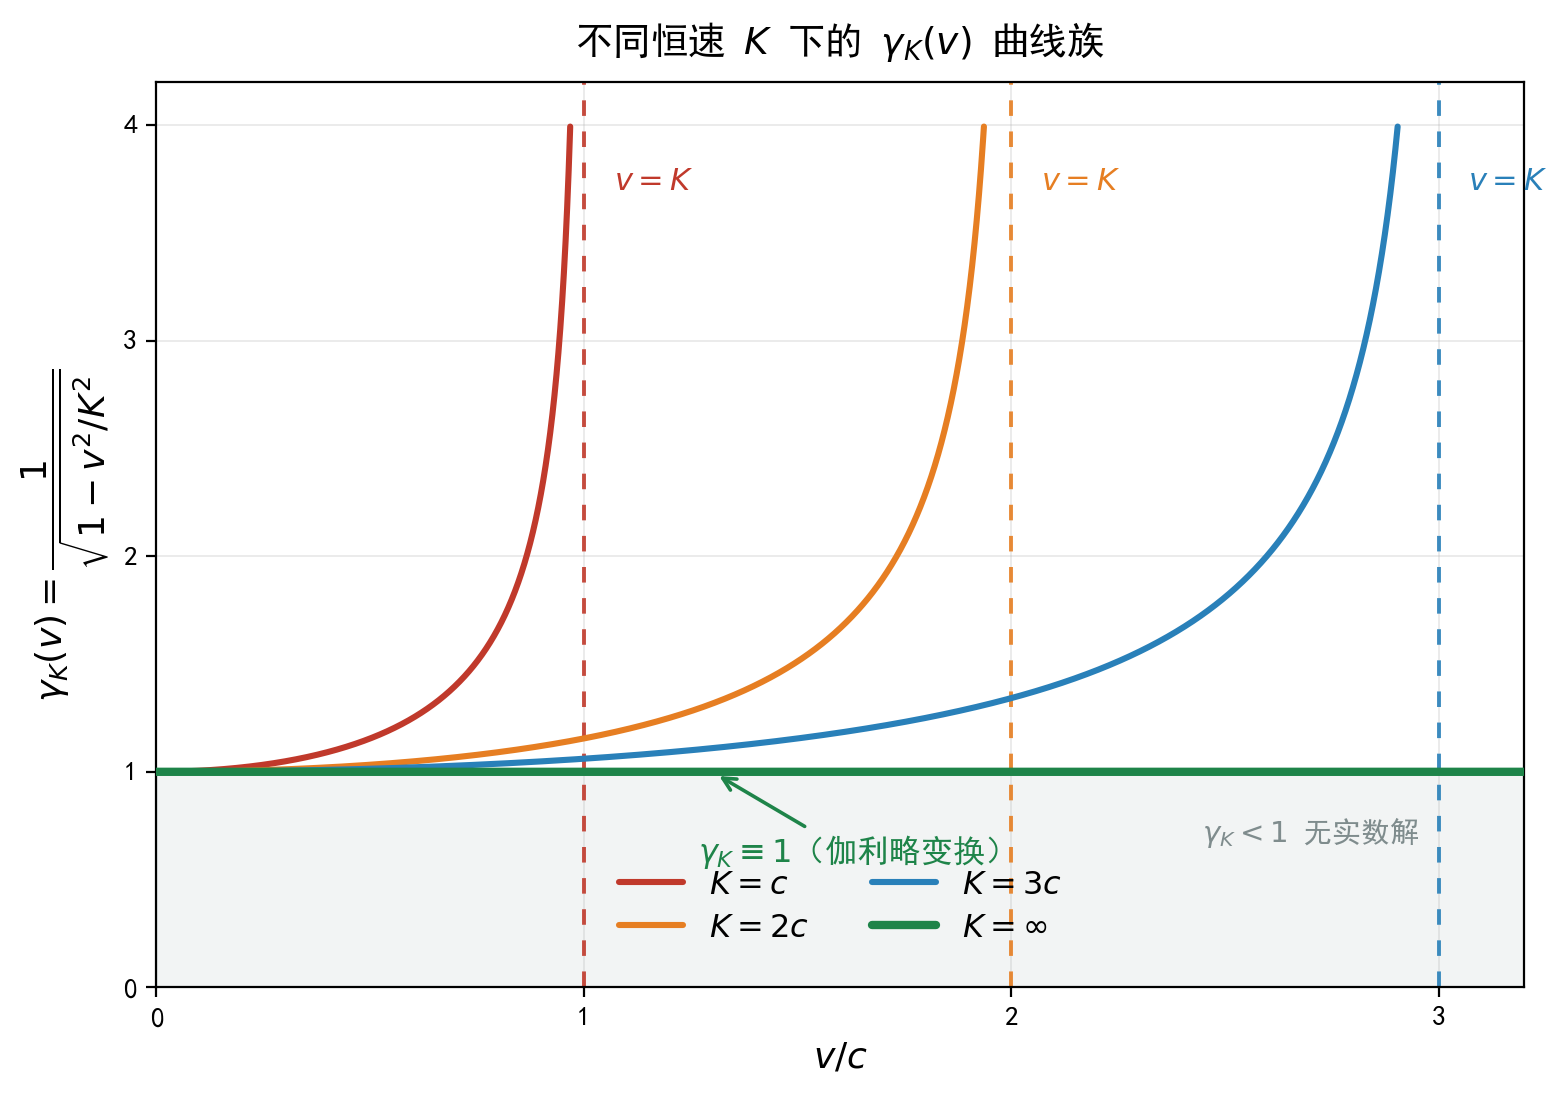

The Python source for this figure:
import numpy as np
import matplotlib.pyplot as plt

plt.rcParams['font.sans-serif'] = ['SimHei', 'Arial Unicode MS']
plt.rcParams['axes.unicode_minus'] = False

GMAX = 4.0                                   # 绘图时 gamma 的截断上限
RATIO_MAX = np.sqrt(1.0 - 1.0 / GMAX**2)      # gamma = GMAX 对应的 v/K ≈ 0.9682

# ================= 图 1：不同 K 下的 gamma 曲线族 =================
fig, ax = plt.subplots(figsize=(8.0, 5.6))

beta = np.linspace(0.0, 3.2, 8000)

cases = [
    (1.0,  '#c0392b', r'$K=c$'),
    (2.0,  '#e67e22', r'$K=2c$'),
    (3.0,  '#2980b9', r'$K=3c$'),
    (None, '#1e8449', r'$K=\infty$'),
]

for K, col, lab in cases:
    if K is None:
        b = beta
        g = np.ones_like(b)
        lw = 3.0
        z = 5
    else:
        b = beta[beta < K * RATIO_MAX]
        g = 1.0 / np.sqrt(1.0 - (b / K) ** 2)
        lw = 2.2
        z = 4
    ax.plot(b, g, color=col, lw=lw, label=lab, zorder=z,
            solid_capstyle='round')

# 有限 K 的发散位置（渐近线）
for K, col, _ in cases:
    if K is not None and K <= 3.2:
        ax.axvline(K, color=col, ls=(0, (4, 4)), lw=1.4, alpha=0.9, zorder=2)
        ax.text(K + 0.07, 3.74, r'$v=K$', fontsize=11, color=col,
                 ha='left', va='center')

# gamma = 1 的水平线（伽利略）：单独用箭头文字标注，与横轴分开
ax.annotate(r'$\gamma_K\equiv 1$（伽利略变换）',
            xy=(1.30, 1.0), xytext=(1.62, 0.58),
            fontsize=11.5, color='#1e8449', ha='center',
            arrowprops=dict(arrowstyle='->', color='#1e8449',
                            lw=1.3, shrinkA=1, shrinkB=3))

# y < 1 区域：实数域无定义（该带内留白，仅用于与横轴区分）
ax.axhspan(0.0, 1.0, color='#95a5a6', alpha=0.12, zorder=0)
ax.text(2.70, 0.72, r'$\gamma_K<1$ 无实数解', fontsize=10.5,
        color='#7f8c8d', ha='center', va='center')

ax.set_xlim(0.0, 3.2)
ax.set_ylim(0.0, 4.2)
ax.set_xticks([0, 1, 2, 3])
ax.set_yticks([0, 1, 2, 3, 4])
ax.set_xlabel(r'$v/c$', fontsize=13)
ax.set_ylabel(r'$\gamma_K(v)=\dfrac{1}{\sqrt{1-v^{2}/K^{2}}}$', fontsize=13)
ax.grid(alpha=0.25, lw=0.7, zorder=1)
ax.legend(loc='lower center', ncol=2, fontsize=11.5,
          frameon=False, bbox_to_anchor=(0.5, 0.02))
ax.set_title(r'不同恒速 $K$ 下的 $\gamma_K(v)$ 曲线族', fontsize=13.5, pad=10)

plt.tight_layout()
plt.savefig(r"invariant-speed.png", dpi=200, bbox_inches="tight", facecolor="white")
